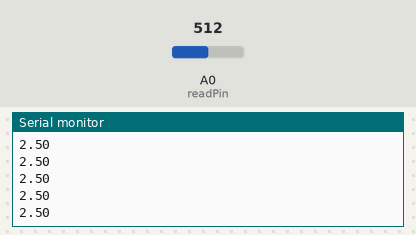
Bench run of a sketch on a simulated Arduino Uno, built with avr-gcc and run on an emulated ATmega328P. On the bench: the last lines printed to the serial monitor. The inputs (shaded band) are chosen by the test bench; at power-on: A0 (readPin) = 512.

Above: at 1.2 s.
1.3 s: A0 (readPin) set to 716
At 1.31 s:
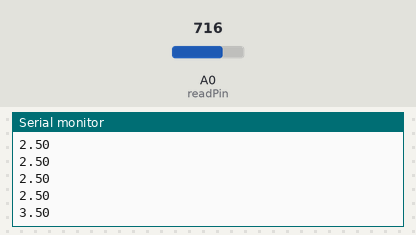
2.8 s: A0 (readPin) set to 900
At 2.82 s:
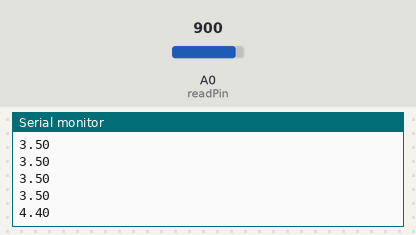
Timing chart, 0 to 5.8 s (numbered marks = the images above; inputs shaded):
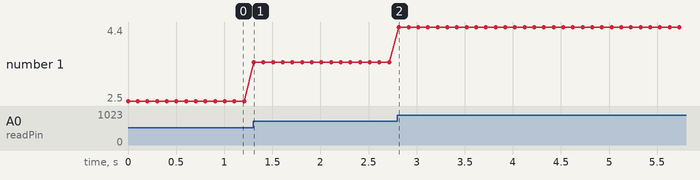

The sketch:

Voltmeter.ino
```cpp
int readPin = A0;
int readVal;
float V2;
int delayMs = 100;

float originalV = 5.;
float maxRead = 1023.;

void setup() {
  pinMode(readPin, INPUT);
  Serial.begin(9600);
}

void loop() {
  readVal = analogRead(readPin);
  V2 = (originalV / maxRead) * readVal;
  Serial.println(V2);
  delay(delayMs);
}
```

Measured:
- after the input at 1.3 s, the serial monitor: prints a new line at once (image 1)
- after the input at 2.8 s, the serial monitor: prints a new line at once (image 2)
- plotted number 1: 2.5 → 3.5 after the input at 1.3 s, 3.5 → 4.4 after the input at 2.8 s
